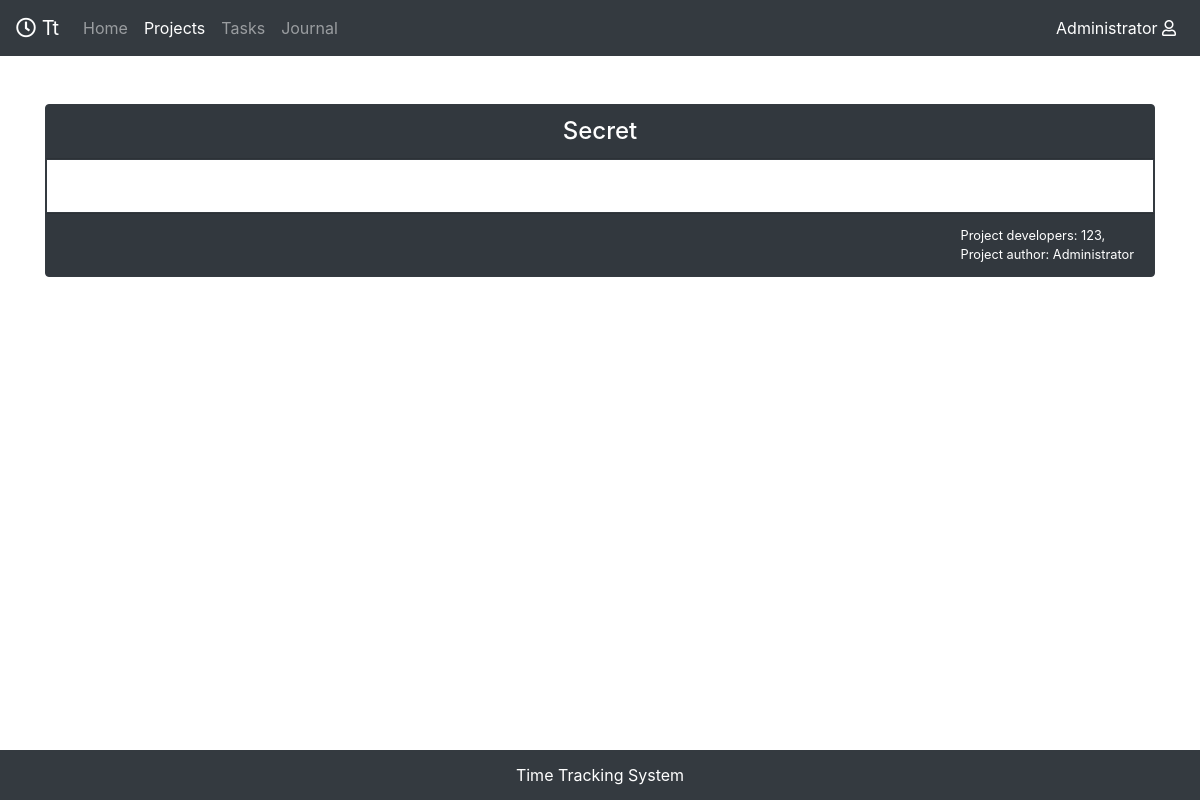
The page /myprojects/2/ (signed in) on the database as committed earlier.
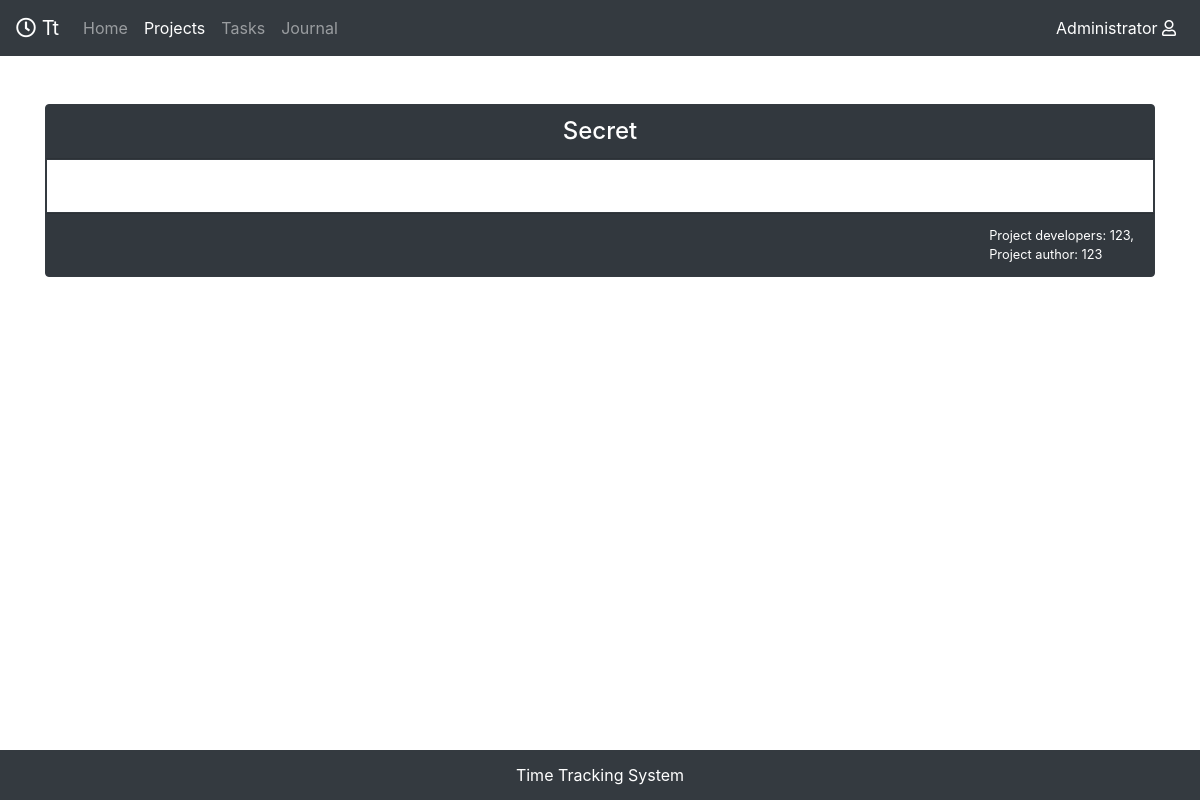
The same page on the database as committed later.
### mainApp/models.py (models this page shows, shortened)
class Project(models.Model):
    name = models.CharField(max_length=50, blank=False)
    short_description = models.CharField(max_length=100, blank=False, null=True)
    full_description = tn_models.HTMLField(blank=False)
    developers = models.ManyToManyField(Profile,  related_name="Developers")
    author = models.ForeignKey(Profile, related_name="Author", editable=False, on_delete=models.PROTECT)

### accounts_manager/models.py (models this page shows)
class Profile(models.Model):
    Custom_User = models.OneToOneField(User, on_delete=models.CASCADE, editable=False)
    profile_image = models.ImageField(upload_to="avatar", blank=True, null=True, default='avatar/default.jpg')
    date_of_birth = models.DateField(blank=True, null=True)
    user_function = models.CharField(max_length=50)
    def __str__(self):
        return self.Custom_User.username

### mainApp/templates/myprojects/project_template.html (shortened to what this page needs)
{% extends "home/wrapper.html" %}
{% block content %}
	{% if user.profile in project.developers.all or user.is_staff %}
		<div class="container h-100 pt-4 pb-4">
			<div class="card  text-lg bg-dark border border-dark text-white">
				<div class="card-header text-center h4" >
					{{project.name}}
				</div>
				<div class="card-body overflow-auto bg-white border border-dark ">
				</div>
				<div class="card-footer">
					<div class="w-100 d-flex justify-content-end text-left">
						<small>
						Project developers:
						{% for i in project.developers.all %}
							{{ i }},
						{% endfor %}
						<br>
						Project author: {{project.author}}
						</small>
					</div>
				</div>
			</div>
		</div>
	{% endif %}
{% load static %}
{% endblock %}

Rows that differ between the two databases and show on the page:
changed Project "Secret": author "Administrator" → "123"
